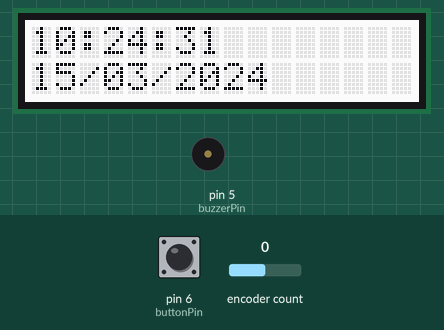
Bench run of a sketch on a simulated Arduino Uno, built with avr-gcc and run on an emulated ATmega328P. On the bench: 16×2 character LCD, buzzer (waves = sounding, pin HIGH). Inputs (shaded band) come from the test bench; at power-on: encoder count 0, pin 6 (buttonPin) HIGH. The local clock reads 2024-03-15 10:24:30 at power-on unless the sketch sets it; random numbers use the default seed unless the sketch sets one; what the sketch prints to the serial monitor is not drawn.

Above: at 1.2 s.
1.3 s: encoder count set to 1
At 2.7 s:
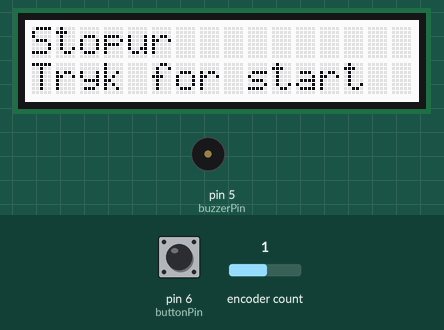
3.1 s: pin 6 (buttonPin) pulled LOW for 0.15 s
At 3.58 s:
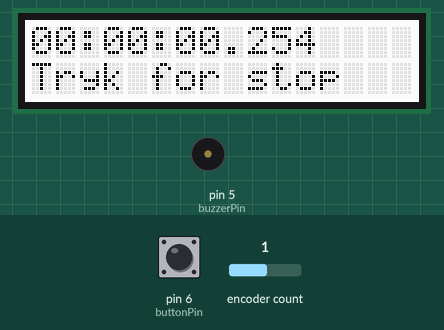
3.8 s: pin 6 (buttonPin) pulled LOW for 1 s
At 4.3 s:
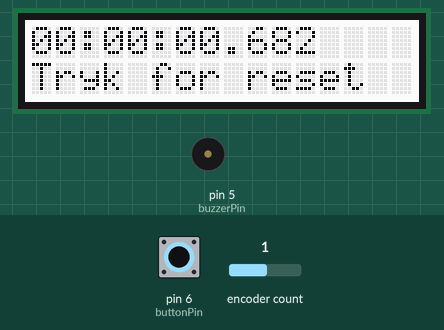
6.3 s: encoder count set to 2
At 7.0 s:
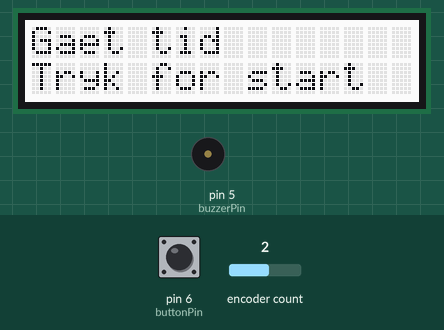
7.8 s: pin 6 (buttonPin) pulled LOW for 0.15 s
At 8.4 s:
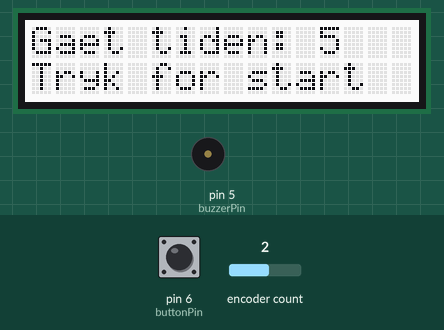
9.4 s: pin 6 (buttonPin) pulled LOW for 3.2 s
At 9.9 s:
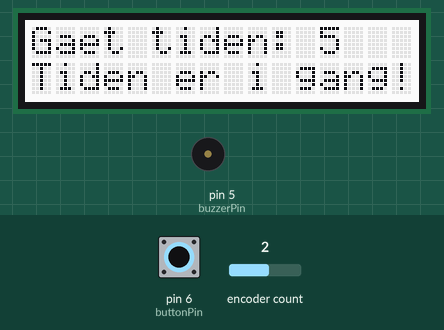
Timing chart, 0 to 12.4 s (numbered marks = the images above; inputs shaded):
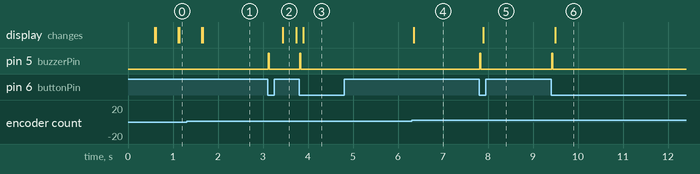

Measured:
- after the input at 3.1 s, pin 5 (buzzerPin): LOW → HIGH at once, → LOW 0.02 s later; the display: changes after 0.33 s (image 2)
- after the input at 3.8 s, pin 5 (buzzerPin): LOW → HIGH at once, → LOW 0.02 s later
- after the input at 6.3 s, the display: changes after 0.05 s (image 4)
- after the input at 7.8 s, pin 5 (buzzerPin): LOW → HIGH at once, → LOW 0.02 s later; the display: changes after 0.09 s (image 5)
- after the input at 9.4 s, pin 5 (buzzerPin): LOW → HIGH at once, → LOW 0.02 s later; the display: changes after 0.10 s (image 6)

The sketch:

MadUrArduino.ino
```cpp
#include <Encoder.h>
#include <Wire.h>
#include "DS1307.h"
#include "rgb_lcd.h"

// Global vars for StateMachine
bool stateLocked = false;
int currentState = 0;

// Global vars for ButtonEvent
const int buttonPin = 6;
bool lastButtonState = false;
bool buttonClicked = false;
const int buttonCooldownMs = 100;
long lastButtonClicktime = millis();

// Global vars for alarm
bool alarmOn = false;
long alarmUpdateTime = 0;
bool alarmState = false;
const int alarmUpdateCooldown = 100;

// Global vars for StopWatch
bool stopWatchStartet = false;
long stopWatchStartTime;
long stopWatchEndTime = 0;

// Global vars for GuessTime
int timeGuessed = -1;
bool guessing = false;
bool guessTimeRunning = false;
long guessStartTime = 0;
int correctGuess = 0;

// Global vars for EggTimer
bool eggInteractionStarted = false;
bool eggTimerStartet = false;
int eggState = 0;
long eggStartTime = 0;
long eggSelectedTime = 0;

// Encoder setup
Encoder myEnc(3, 2);
int encoderValue = 0;
int prevEncoderValue = 0;

// Buzzer pin definition
const int buzzerPin = 5;

// LCD definition and variables
rgb_lcd lcd;
int colorR = 255;
int colorG = 255;
int colorB = 255;

// Clock definition
DS1307 clock; //define a object of DS1307 class

void setup()
{
	Serial.begin(9600);

	// Set button pin
	pinMode(buttonPin, INPUT);

	// Set buzzer pin
	pinMode(buzzerPin, OUTPUT);

	// Clock setup
	clock.begin();

	// LCD setup
    lcd.begin(16, 2);
    lcd.setRGB(colorR, colorG, colorB);

	// Set random seed by reading the noise from an unconnected analog pin
	randomSeed(analogRead(0));
}

void loop()
{
	// Update buttonClicked
	ButtonEvent();

	// Update alarm
	Alarm();

	// Run StateMachine to run program functionality
	StateMachine();
}

// Helper functions
String SetZero(uint8_t number)
{
	/*
		This function is for formatting date and time. It decides if there should be an extra 0 in front of a number.
	*/
	if (number > 9)
	{
		return "";
	} else {
		return "0";
	}
}

void UpdateEncoderValue()
{
	prevEncoderValue = encoderValue;
	encoderValue = myEnc.read();
}

void DisplayTime(int row, long timeInMillis)
{
	lcd.setCursor(0, row);

	int displayHours = timeInMillis / 1000 / 60 / 60;
	int displayMinutes = timeInMillis/ 1000 / 60 - displayHours * 60;
	int displaySeconds = timeInMillis / 1000 - displayHours * 60 * 60 - displayMinutes * 60;
	int displayMillis = timeInMillis - displayHours * 60 * 60 * 1000 - displayMinutes * 60 * 1000 - displaySeconds * 1000;

	lcd.print(SetZero(displayHours));
	lcd.print(displayHours); // Hours
	lcd.print(":");
	lcd.print(SetZero(displayMinutes));
	lcd.print(displayMinutes); // Minutes
	lcd.print(":");
	lcd.print(SetZero(displaySeconds));
	lcd.print(displaySeconds); // Seconds
	lcd.print(".");
	lcd.print(displayMillis); // Millis
}

void Alarm()
{
	if (alarmOn)
	{
		if (millis() >= alarmUpdateTime + alarmUpdateCooldown)
		{
			alarmUpdateTime = millis();
			if (alarmState == true)
			{
				alarmState = false;
				digitalWrite(buzzerPin, LOW);
				lcd.setRGB(colorR, colorG, colorB);
			} else
			{
				alarmState = true;
				digitalWrite(buzzerPin, HIGH);
				lcd.setRGB(255, 0, 0);
			}
		}
	} else if (alarmState)
	{
		// Reset the alarm when it is turned off
		digitalWrite(buzzerPin, LOW);
		lcd.setRGB(colorR, colorG, colorB);
		alarmState = false;
	}
}

void BeepSound()
{
	digitalWrite(buzzerPin, HIGH);
	delay(20);
	digitalWrite(buzzerPin, LOW);
}

// Program stucture functions
void StateMachine()
{
	bool stateUpdated = false;
	UpdateEncoderValue();
	if (stateLocked == false)
	{
		currentState = abs((encoderValue / -4) % 4);
		if (abs((prevEncoderValue / -4) % 4) != currentState)
		{
			stateUpdated = true;
		}
	}
	// Clear lcd if state has changed
	if (stateUpdated == true)
	{
		lcd.clear();
	}

	// Choose and run state
	switch (currentState)
	{
		case 0:
			Clock();
			break;
		case 1:
			StopWatch();
			break;
		case 2:
			GuessTime();
			break;
		case 3:
			EggTimer();
			break;

		default:
			// If currentState doesn't exist
			lcd.setCursor(0, 0);
			lcd.print("Error!");
			lcd.setCursor(0, 1);
			lcd.print("Invalid state!");
			break;
  	}
}

void ButtonEvent()
{
	/*
	This function updates the global variable buttonClicked.
	*/
	// Checks encoder value to work around encoder substep button click.
	if (myEnc.read() % 4 == 0)
	{
		// Read button state from button pin.
		// The value is inverted because the button pin is HIGH when the button is not pressed, and LOW when the button is pressed.
		bool buttonState = digitalRead(buttonPin);
		Serial.println(buttonState);

		if (buttonState == false && lastButtonState == true && millis() > lastButtonClicktime + buttonCooldownMs) // The timing is to add a cooldown to avoid ghost clicking
		{
			// There is a button event
			buttonClicked = true;

			BeepSound();

			lastButtonClicktime = millis();
		} else
		{
			// There is not a button event
			buttonClicked = false;
		}

		lastButtonState = buttonState;
	} else
	{
		// Encoder substep button click does not count as a button event
		lastButtonState = false;
		buttonClicked = false;
	}
}

// Functionality functions
void Clock()
{
	/*
		This function will display time and date from RTC on lcd.
	*/
	// Get current time from RTC
	clock.getTime();
	// Print time on lcd
	lcd.setCursor(0, 0);
	lcd.print(SetZero(clock.hour));
	lcd.print(clock.hour);
	lcd.print(":");
	lcd.print(SetZero(clock.minute));
	lcd.print(clock.minute);
	lcd.print(":");
	lcd.print(SetZero(clock.second));
	lcd.print(clock.second);
	// Print date on lcd
	lcd.setCursor(0, 1);
	lcd.print(SetZero(clock.dayOfMonth));
	lcd.print(clock.dayOfMonth);
	lcd.print("/");
	lcd.print(SetZero(clock.month));
	lcd.print(clock.month);
	lcd.print("/");
	lcd.print(clock.year+2000);

	delay(500);
	lcd.clear();
}

void StopWatch()
{
	if (stopWatchStartet == false)
	{
		if (stopWatchEndTime != 0)
		{
			DisplayTime(0, stopWatchEndTime);
			lcd.setCursor(0, 1);
			lcd.print("Tryk for reset");
			if (buttonClicked)
			{
				stopWatchEndTime = 0;
				stopWatchStartTime = 0;
				lcd.clear();
			}
		} else
		{
			lcd.setCursor(0, 0);
			lcd.print("Stopur");
			lcd.setCursor(0, 1);
			lcd.print("Tryk for start");
			if (buttonClicked)
			{
				stopWatchStartet = true;
				stopWatchStartTime = millis();
				stateLocked = true;
				lcd.clear();
			}
		}
	} else
	{
		long nowTime = millis();

		DisplayTime(0, nowTime - stopWatchStartTime);

		lcd.setCursor(0, 1);
		lcd.print("Tryk for stop");
		if (buttonClicked)
		{
			stopWatchStartet = false;
			stopWatchEndTime = nowTime - stopWatchStartTime;
			stateLocked = false;
			lcd.clear();
		}
	}
}

void GuessTime()
{
	if (timeGuessed != -1)
	{
		lcd.setCursor(0, 0);
		lcd.print("Dit gaet: ");
		lcd.print(timeGuessed / 1000);
		lcd.print(".");
		lcd.print(timeGuessed / 100 - (timeGuessed / 1000) * 10);
		lcd.setCursor(0, 1);
		lcd.print("Rigtigt gaet: ");
		lcd.print(correctGuess);

		if (buttonClicked)
		{
			timeGuessed = -1;
			lcd.clear();
		}

	} else
	{
		if (guessing == false)
		{
			lcd.setCursor(0, 0);
			lcd.print("Gaet tid");
			lcd.setCursor(0, 1);
			lcd.print("Tryk for start");

			if (buttonClicked)
			{
				correctGuess = random(1, 11);
				guessing = true;
				stateLocked = true;
				lcd.clear();
			}
		} else
		{
			lcd.setCursor(0, 0);
			lcd.print("Gaet tiden: ");
			lcd.print(correctGuess);
			if (guessTimeRunning)
			{
				lcd.setCursor(0, 1);
				lcd.print("Tiden er i gang!");

				if (buttonClicked)
				{
					timeGuessed = millis() - guessStartTime;
					guessTimeRunning = false;
					guessing = false;
					stateLocked = false;
					lcd.clear();
				}
			} else
			{
				lcd.setCursor(0, 1);
				lcd.print("Tryk for start");

				if (buttonClicked) {
					guessTimeRunning = true;
					guessStartTime = millis();
					lcd.clear();
				}
			}
		}
	}

}

void EggTimer()
{
	if (eggInteractionStarted == false && eggTimerStartet == false)
	{
		lcd.setCursor(0, 0);
		lcd.print("Kog aeg");
		lcd.setCursor(0, 1);
		lcd.print("Tryk for start");

		if (buttonClicked)
		{
			eggInteractionStarted = true;
			stateLocked = true;
			lcd.clear();
		}
	} else if (eggInteractionStarted == true)
	{
		lcd.setCursor(0, 0);
		lcd.print("Drej for valg");
		lcd.setCursor(0, 1);
		lcd.print("<-");
		lcd.setCursor(14, 1);
		lcd.print("->");

		eggState = abs((encoderValue / -4) % 3);

		lcd.setCursor(3, 1);
		switch (eggState)
		{
			case 0:
				lcd.print("Bloedkogt");
				eggSelectedTime = 5;
				break;
			case 1:
				lcd.print("Smilende ");
				eggSelectedTime = 7;
				break;
			case 2:
				lcd.print("Haardkogt");
				eggSelectedTime = 9;
				break;
			default:
				break;
		}

		if (buttonClicked)
		{
			eggInteractionStarted = false;
			eggTimerStartet = true;
			eggStartTime = millis();
			lcd.clear();
		}
	}
	if (eggTimerStartet)
	{
		long eggTime = eggStartTime + eggSelectedTime - millis();
		DisplayTime(1, eggTime);

		lcd.setCursor(0, 0);
		if (eggTime <= 0)
		{
			lcd.print("Dit aeg er klar!");
			alarmOn = true;

			if (buttonClicked)
			{
				eggTimerStartet = false;
				stateLocked = false;
				lcd.clear();
				alarmOn = false;
			}

		} else
		{
			lcd.print("Tid tilbage:    ");
		}
	}
}
```
